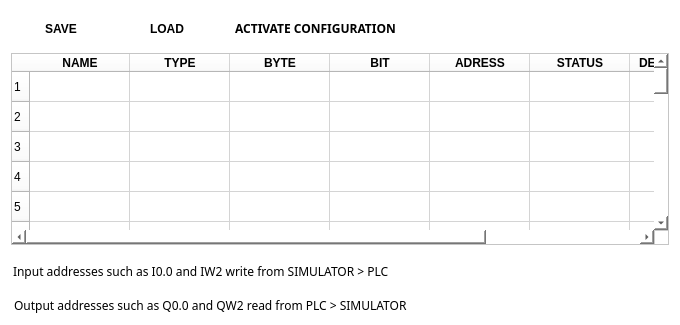
              <widget class="QWidget" name="tableWidget" native="true">
               <property name="styleSheet">
                <string notr="true">background-color: rgb(255, 255, 255);</string>
               </property>
               <layout class="QVBoxLayout" name="verticalLayout_10">
                <item>
                 <layout class="QHBoxLayout" name="horizontalLayout_28">
                  <item>
                   <widget class="QPushButton" name="pushButton_SaveIO">
                    <property name="minimumSize">
                     <size>
                      <width>100</width>
                      <height>36</height>
                     </size>
                    </property>
                    <property name="maximumSize">
                     <size>
                      <width>100</width>
                      <height>16777215</height>
                     </size>
                    </property>
                    <property name="autoFillBackground">
                     <bool>false</bool>
                    </property>
                    <property name="styleSheet">
                     <string notr="true">QPushButton {
  background-color: qlineargradient(spread:pad, x1:0, y1:0, x2:1, y2:0, 
    stop:0.0049505 rgba(200, 200, 200, 255), 
    stop:1 rgba(240, 240, 240, 255));
  color: black;
  border: none;
  border-radius: 4px;
  font-weight: 600;
  padding: 8px 12px;
}

QPushButton:hover {
  background-color: qlineargradient(spread:pad, x1:0, y1:0, x2:0, y2:1, 
    stop:0 rgba(229, 231, 235, 255), 
    stop:0.5 rgba(209, 213, 219, 255), 
    stop:1 rgba(156, 163, 175, 255));
}

QPushButton:pressed {
  background-color: qlineargradient(spread:pad, x1:0, y1:0, x2:0, y2:1, 
    stop:0 rgba(156, 163, 175, 255), 
    stop:0.5 rgba(107, 114, 128, 255), 
    stop:1 rgba(75, 85, 99, 255));
}</string>
                    </property>
                    <property name="text">
                     <string>SAVE</string>
                    </property>
                    <property name="icon">
                     <iconset resource="Resource.qrc">
                      <normaloff>:/icon/media/icon/save-32.ico</normaloff>:/icon/media/icon/save-32.ico</iconset>
                    </property>
                   </widget>
                  </item>
                  <item>
                   <widget class="QPushButton" name="pushButton_LoadIO">
                    <property name="minimumSize">
                     <size>
                      <width>100</width>
                      <height>36</height>
                     </size>
                    </property>
                    <property name="maximumSize">
                     <size>
                      <width>100</width>
                      <height>16777215</height>
                     </size>
                    </property>
                    <property name="autoFillBackground">
                     <bool>false</bool>
                    </property>
                    <property name="styleSheet">
                     <string notr="true">QPushButton {
  background-color: qlineargradient(spread:pad, x1:0, y1:0, x2:1, y2:0, 
    stop:0.0049505 rgba(200, 200, 200, 255), 
    stop:1 rgba(240, 240, 240, 255));
  color: black;
  border: none;
  border-radius: 4px;
  font-weight: 600;
  padding: 8px 12px;
}

QPushButton:hover {
  background-color: qlineargradient(spread:pad, x1:0, y1:0, x2:0, y2:1, 
    stop:0 rgba(229, 231, 235, 255), 
    stop:0.5 rgba(209, 213, 219, 255), 
    stop:1 rgba(156, 163, 175, 255));
}

QPushButton:pressed {
  background-color: qlineargradient(spread:pad, x1:0, y1:0, x2:0, y2:1, 
    stop:0 rgba(156, 163, 175, 255), 
    stop:0.5 rgba(107, 114, 128, 255), 
    stop:1 rgba(75, 85, 99, 255));
}</string>
                    </property>
                    <property name="text">
                     <string>LOAD</string>
                    </property>
                    <property name="icon">
                     <iconset resource="Resource.qrc">
                      <normaloff>:/icon/media/icon/icons_open.svg</normaloff>:/icon/media/icon/icons_open.svg</iconset>
                    </property>
                   </widget>
                  </item>
                  <item>
                   <widget class="QPushButton" name="pushButton_ReloadConfig">
                    <property name="font">
                     <font>
                      <family>Segoe UI,Arial,sans-serif</family>
                      <weight>75</weight>
                      <bold>true</bold>
                     </font>
                    </property>
                    <property name="autoFillBackground">
                     <bool>false</bool>
                    </property>
                    <property name="styleSheet">
                     <string notr="true">QPushButton {
  background-color: qlineargradient(spread:pad, x1:0, y1:0, x2:1, y2:0, 
    stop:0.0049505 rgba(200, 200, 200, 255), 
    stop:1 rgba(240, 240, 240, 255));
  color: black;
  border: none;
  border-radius: 4px;
  font-weight: 600;
  padding: 8px 12px;
}

QPushButton:hover {
  background-color: qlineargradient(spread:pad, x1:0, y1:0, x2:0, y2:1, 
    stop:0 rgba(229, 231, 235, 255), 
    stop:0.5 rgba(209, 213, 219, 255), 
    stop:1 rgba(156, 163, 175, 255));
}

QPushButton:pressed {
  background-color: qlineargradient(spread:pad, x1:0, y1:0, x2:0, y2:1, 
    stop:0 rgba(156, 163, 175, 255), 
    stop:0.5 rgba(107, 114, 128, 255), 
    stop:1 rgba(75, 85, 99, 255));
}</string>
                    </property>
                    <property name="text">
                     <string>ACTIVATE CONFIGURATION</string>
                    </property>
                    <property name="icon">
                     <iconset>
                      <normaloff>icon/refresh-svgrepo-com.svg</normaloff>icon/refresh-svgrepo-com.svg</iconset>
                    </property>
                   </widget>
                  </item>
                  <item>
                   <spacer name="horizontalSpacer_18">
                    <property name="orientation">
                     <enum>Qt::Horizontal</enum>
                    </property>
                    <property name="sizeHint" stdset="0">
                     <size>
                      <width>40</width>
                      <height>20</height>
                     </size>
                    </property>
                   </spacer>
                  </item>
                  <item>
                   <widget class="QPushButton" name="pushButton_AllowForce">
                    <property name="minimumSize">
                     <size>
                      <width>215</width>
                      <height>36</height>
                     </size>
                    </property>
                    <property name="maximumSize">
                     <size>
                      <width>215</width>
                      <height>16777215</height>
                     </size>
                    </property>
                    <property name="styleSheet">
                     <string notr="true">#pushButton_AllowForce {
    background-color: qlineargradient(spread:pad, x1:0, y1:0, x2:1, y2:0, 
        stop:0 rgba(220, 38, 38, 255), 
        stop:1 rgba(239, 68, 68, 255));
    color: rgb(255, 255, 255);
    border: none;
    border-radius: 4px;
    font-weight: 600;
    padding: 8px 12px;
}

#pushButton_AllowForce:hover {
    background-color: qlineargradient(spread:pad, x1:0, y1:0, x2:0, y2:1, 
        stop:0 rgba(248, 113, 113, 255), 
        stop:0.5 rgba(239, 68, 68, 255), 
        stop:1 rgba(220, 38, 38, 255));
}

#pushButton_AllowForce:pressed {
    background-color: qlineargradient(spread:pad, x1:0, y1:0, x2:0, y2:1, 
        stop:0 rgba(185, 28, 28, 255), 
        stop:0.5 rgba(153, 27, 27, 255), 
        stop:1 rgba(127, 29, 29, 255));
}

#pushButton_AllowForce:checked {
    background-color: qlineargradient(spread:pad, x1:0, y1:0, x2:1, y2:0, 
        stop:0 rgba(34, 197, 94, 255), 
        stop:1 rgba(74, 222, 128, 255));
    color: black;
}

#pushButton_AllowForce:checked:hover {
    background-color: qlineargradient(spread:pad, x1:0, y1:0, x2:0, y2:1, 
        stop:0 rgba(134, 239, 172, 255), 
        stop:0.5 rgba(74, 222, 128, 255), 
        stop:1 rgba(34, 197, 94, 255));
}

#pushButton_AllowForce:checked:pressed {
    background-color: qlineargradient(spread:pad, x1:0, y1:0, x2:0, y2:1, 
        stop:0 rgba(22, 163, 74, 255), 
        stop:0.5 rgba(21, 128, 61, 255), 
        stop:1 rgba(20, 83, 45, 255));
}</string>
                    </property>
                    <property name="text">
                     <string>ENABLE FORCE STATUS</string>
                    </property>
                    <property name="checkable">
                     <bool>true</bool>
                    </property>
                   </widget>
                  </item>
                 </layout>
                </item>
                <item>
                 <widget class="QTableWidget" name="tableWidget_IO">
                  <property name="acceptDrops">
                   <bool>true</bool>
                  </property>
                  <property name="rowCount">
                   <number>50</number>
                  </property>
                  <property name="columnCount">
                   <number>8</number>
                  </property>
                  <row/>
                  <row/>
                  <row/>
                  <row/>
                  <row/>
                  <row/>
                  <row/>
                  <row/>
                  <row/>
                  <row/>
                  <row/>
                  <row/>
                  <row/>
                  <row/>
                  <row/>
                  <row/>
                  <row/>
                  <row/>
                  <row/>
                  <row/>
                  <row/>
                  <row/>
                  <row/>
                  <row/>
                  <row/>
                  <row/>
                  <row/>
                  <row/>
                  <row/>
                  <row/>
                  <row/>
                  <row/>
                  <row/>
                  <row/>
                  <row/>
                  <row/>
                  <row/>
                  <row/>
                  <row/>
                  <row/>
                  <row/>
                  <row/>
                  <row/>
                  <row/>
                  <row/>
                  <row/>
                  <row/>
                  <row/>
                  <row/>
                  <row/>
                  <column>
                   <property name="text">
                    <string>NAME</string>
                   </property>
                   <property name="font">
                    <font>
                     <weight>75</weight>
                     <bold>true</bold>
                    </font>
                   </property>
                   <property name="background">
                    <color>
                     <red>221</red>
                     <green>221</green>
                     <blue>221</blue>
                    </color>
                   </property>
                  </column>
                  <column>
                   <property name="text">
                    <string>TYPE</string>
                   </property>
                   <property name="font">
                    <font>
                     <weight>75</weight>
                     <bold>true</bold>
                    </font>
                   </property>
                   <property name="background">
                    <color>
                     <red>221</red>
                     <green>221</green>
                     <blue>221</blue>
                    </color>
                   </property>
                  </column>
                  <column>
                   <property name="text">
                    <string>BYTE</string>
                   </property>
                   <property name="font">
                    <font>
                     <weight>75</weight>
                     <bold>true</bold>
                    </font>
                   </property>
                   <property name="background">
                    <color>
                     <red>221</red>
                     <green>221</green>
                     <blue>221</blue>
                    </color>
                   </property>
                  </column>
                  <column>
                   <property name="text">
                    <string>BIT</string>
                   </property>
                   <property name="font">
                    <font>
                     <weight>75</weight>
                     <bold>true</bold>
                    </font>
                   </property>
                   <property name="background">
                    <color>
                     <red>221</red>
                     <green>221</green>
                     <blue>221</blue>
                    </color>
                   </property>
                  </column>
                  <column>
                   <property name="text">
                    <string>ADRESS</string>
                   </property>
                   <property name="font">
                    <font>
                     <weight>75</weight>
                     <bold>true</bold>
                    </font>
                   </property>
                   <property name="background">
                    <color>
                     <red>221</red>
                     <green>221</green>
                     <blue>221</blue>
                    </color>
                   </property>
                  </column>
                  <column>
                   <property name="text">
                    <string>STATUS</string>
                   </property>
                   <property name="font">
                    <font>
                     <weight>75</weight>
                     <bold>true</bold>
                    </font>
                   </property>
                   <property name="background">
                    <color>
                     <red>221</red>
                     <green>221</green>
                     <blue>221</blue>
                    </color>
                   </property>
                  </column>
                  <column>
                   <property name="text">
                    <string>DESCRIPTION</string>
                   </property>
                   <property name="font">
                    <font>
                     <weight>75</weight>
                     <bold>true</bold>
                    </font>
                   </property>
                   <property name="background">
                    <color>
                     <red>221</red>
                     <green>221</green>
                     <blue>221</blue>
                    </color>
                   </property>
                  </column>
                  <column>
                   <property name="text">
                    <string>RANGE</string>
                   </property>
                   <property name="font">
                    <font>
                     <weight>75</weight>
                     <bold>true</bold>
                    </font>
                   </property>
                   <property name="background">
                    <color>
                     <red>221</red>
                     <green>221</green>
                     <blue>221</blue>
                    </color>
                   </property>
                  </column>
                 </widget>
                </item>
                <item>
                 <widget class="QLabel" name="infotxt">
                  <property name="minimumSize">
                   <size>
                    <width>0</width>
                    <height>40</height>
                   </size>
                  </property>
                  <property name="font">
                   <font>
                    <family>Segoe UI,Arial,sans-serif</family>
                   </font>
                  </property>
                  <property name="text">
                   <string>Input addresses such as I0.0 and IW2 write from SIMULATOR &gt; PLC  </string>
                  </property>
                  <property name="scaledContents">
                   <bool>false</bool>
                  </property>
                  <property name="wordWrap">
                   <bool>true</bool>
                  </property>
                  <property name="indent">
                   <number>2</number>
                  </property>
                 </widget>
                </item>
                <item>
                 <widget class="QLabel" name="infotxt2">
                  <property name="font">
                   <font>
                    <family>Segoe UI,Arial,sans-serif</family>
                   </font>
                  </property>
                  <property name="text">
                   <string> Output addresses such as Q0.0 and QW2 read from PLC &gt; SIMULATOR</string>
                  </property>
                 </widget>
                </item>
               </layout>
              </widget>
